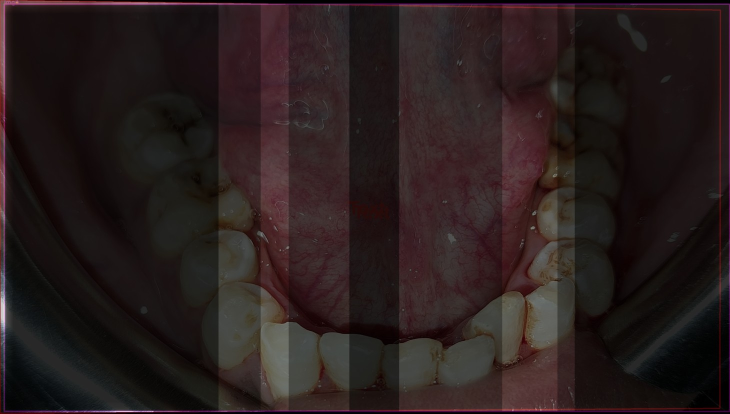
#> input picture 0311-imgsconjec/a1e12dc6793f99745e9a6b39d0b24aacaa1dc7c5e3e2c8f260f9e05f.jpg, 1460 x 827 px (shown at 1/2 size)
$ python -i preprocess.py   (imports and definitions only)
#> lines starting #> are read from the running program, lines starting #| are printed output that depends on the picture; after the words box and inside, x2 and y2 are one past the last pixel; in counts of white or black regions, pixels touching at a corner belong together
from __future__ import annotations

import json
from dataclasses import dataclass
from typing import Any, Optional

import cv2
import numpy as np


@dataclass
class Prepared3DAsset:
    bgr_image: np.ndarray
    bgra_image: np.ndarray
    mask: np.ndarray
    source_bbox: tuple[int, int, int, int]
    placed_bbox: tuple[int, int, int, int]
    metadata: dict[str, Any]

    def png_bytes(self, transparent: bool = False) -> bytes:
        image = self.bgra_image if transparent else self.bgr_image
        ext = ".png"
        success, encoded = cv2.imencode(ext, image)
        if not success:
            raise ValueError("Failed to encode prepared 3D asset as PNG.")
        return encoded.tobytes()

    def metadata_bytes(self) -> bytes:
        return json.dumps(self.metadata, ensure_ascii=False, indent=2).encode("utf-8")


def derive_mask_from_image(image: np.ndarray) -> np.ndarray:
    if image.ndim == 2:
        binary = image > 0
    else:
        binary = np.any(image > 0, axis=2)
    return (binary.astype(np.uint8) * 255)


def prepare_image_for_hunyuan3d(
    image: np.ndarray,
    mask: Optional[np.ndarray] = None,
    target_size: int = 512,
    padding_ratio: float = 0.12,
    keep_largest_component: bool = True,
    white_background: bool = True,
) -> Prepared3DAsset:
    if image is None or image.size == 0:
        raise ValueError("Input image is empty.")

    normalized_mask = _normalize_mask(mask, image.shape[:2])
    if normalized_mask is None or cv2.countNonZero(normalized_mask) == 0:
        normalized_mask = derive_mask_from_image(image)

    if keep_largest_component:
        normalized_mask = _keep_largest_component(normalized_mask)

    if cv2.countNonZero(normalized_mask) == 0:
        raise ValueError("Prepared 3D mask is empty after cleanup.")

    source_bbox = _compute_bbox(normalized_mask)
    padded_bbox = _pad_bbox(source_bbox, image.shape[:2], padding_ratio)

    x0, y0, x1, y1 = padded_bbox
    cropped_image = image[y0:y1, x0:x1]
    cropped_mask = normalized_mask[y0:y1, x0:x1]

    canvas_bgr, canvas_bgra, canvas_mask, placed_bbox = _place_on_square_canvas(
        cropped_image,
        cropped_mask,
        target_size=target_size,
        white_background=white_background,
    )

    source_pixels = int(cv2.countNonZero(normalized_mask))
    prepared_pixels = int(cv2.countNonZero(canvas_mask))
    metadata = {
        "source_shape": [int(image.shape[0]), int(image.shape[1])],
        "target_size": int(target_size),
        "padding_ratio": float(padding_ratio),
        "source_bbox_xyxy": list(map(int, padded_bbox)),
        "placed_bbox_xyxy": list(map(int, placed_bbox)),
        "source_mask_pixels": source_pixels,
        "prepared_mask_pixels": prepared_pixels,
        "source_mask_coverage": float(source_pixels / normalized_mask.size),
        "prepared_mask_coverage": float(prepared_pixels / canvas_mask.size),
        "keep_largest_component": bool(keep_largest_component),
        "background_mode": "white" if white_background else "transparent_only",
    }

    return Prepared3DAsset(
        bgr_image=canvas_bgr,
        bgra_image=canvas_bgra,
        mask=canvas_mask,
        source_bbox=padded_bbox,
        placed_bbox=placed_bbox,
        metadata=metadata,
    )


def _normalize_mask(mask: Optional[np.ndarray], target_shape: tuple[int, int]) -> Optional[np.ndarray]:
    if mask is None:
        return None
    mask_np = np.asarray(mask)
    if mask_np.ndim == 3:
        mask_np = mask_np[:, :, 0]
    if mask_np.shape[:2] != target_shape:
        mask_np = cv2.resize(mask_np, (target_shape[1], target_shape[0]), interpolation=cv2.INTER_NEAREST)
    if mask_np.dtype != np.uint8:
        mask_np = np.clip(mask_np, 0, 255).astype(np.uint8)
    _, mask_bin = cv2.threshold(mask_np, 127, 255, cv2.THRESH_BINARY)
    return mask_bin


def _keep_largest_component(mask: np.ndarray) -> np.ndarray:
    num_labels, labels, stats, _ = cv2.connectedComponentsWithStats(mask, connectivity=8)
    if num_labels <= 1:
        return mask

    largest_label = 1 + int(np.argmax(stats[1:, cv2.CC_STAT_AREA]))
    cleaned = np.zeros_like(mask)
    cleaned[labels == largest_label] = 255
    return cleaned


def _compute_bbox(mask: np.ndarray) -> tuple[int, int, int, int]:
    ys, xs = np.where(mask > 0)
    if len(xs) == 0 or len(ys) == 0:
        return (0, 0, mask.shape[1], mask.shape[0])
    return (int(xs.min()), int(ys.min()), int(xs.max()) + 1, int(ys.max()) + 1)


def _pad_bbox(
    bbox: tuple[int, int, int, int],
    image_shape: tuple[int, int],
    padding_ratio: float,
) -> tuple[int, int, int, int]:
    x0, y0, x1, y1 = bbox
    height, width = image_shape
    box_w = max(x1 - x0, 1)
    box_h = max(y1 - y0, 1)
    pad = int(round(max(box_w, box_h) * padding_ratio))

    x0 = max(0, x0 - pad)
    y0 = max(0, y0 - pad)
    x1 = min(width, x1 + pad)
    y1 = min(height, y1 + pad)
    return (x0, y0, x1, y1)


def _place_on_square_canvas(
    image: np.ndarray,
    mask: np.ndarray,
    target_size: int,
    white_background: bool,
) -> tuple[np.ndarray, np.ndarray, np.ndarray, tuple[int, int, int, int]]:
    crop_h, crop_w = image.shape[:2]
    max_dim = max(crop_h, crop_w, 1)
    content_scale = (target_size * 0.86) / max_dim
    content_scale = min(content_scale, 1.0) if max_dim <= target_size else content_scale

    resized_w = max(1, int(round(crop_w * content_scale)))
    resized_h = max(1, int(round(crop_h * content_scale)))

    resized_image = cv2.resize(image, (resized_w, resized_h), interpolation=cv2.INTER_AREA)
    resized_mask = cv2.resize(mask, (resized_w, resized_h), interpolation=cv2.INTER_NEAREST)

    if white_background:
        canvas_bgr = np.full((target_size, target_size, 3), 255, dtype=np.uint8)
    else:
        canvas_bgr = np.zeros((target_size, target_size, 3), dtype=np.uint8)
    canvas_bgra = np.zeros((target_size, target_size, 4), dtype=np.uint8)
    canvas_mask = np.zeros((target_size, target_size), dtype=np.uint8)

    y0 = (target_size - resized_h) // 2
    x0 = (target_size - resized_w) // 2
    y1 = y0 + resized_h
    x1 = x0 + resized_w

    fg_mask = resized_mask > 0
    canvas_mask[y0:y1, x0:x1] = resized_mask

    target_region = canvas_bgr[y0:y1, x0:x1]
    target_region[fg_mask] = resized_image[fg_mask]
    canvas_bgr[y0:y1, x0:x1] = target_region

    alpha = resized_mask.copy()
    rgba_region = np.dstack([resized_image, alpha])
    canvas_bgra[y0:y1, x0:x1] = rgba_region

    return canvas_bgr, canvas_bgra, canvas_mask, (x0, y0, x1, y1)

>>> import cv2
>>> picture = cv2.imread('../../../0311-imgsconjec/a1e12dc6793f99745e9a6b39d0b24aacaa1dc7c5e3e2c8f260f9e05f.jpg')
#> picture is the input picture: shape (827, 1460, 3); mean B, G, R 29.1, 29.3, 40.5
>>> result = prepare_image_for_hunyuan3d(picture)
#> in derive_mask_from_image, `binary = np.any(image > 0, axis=2)`:
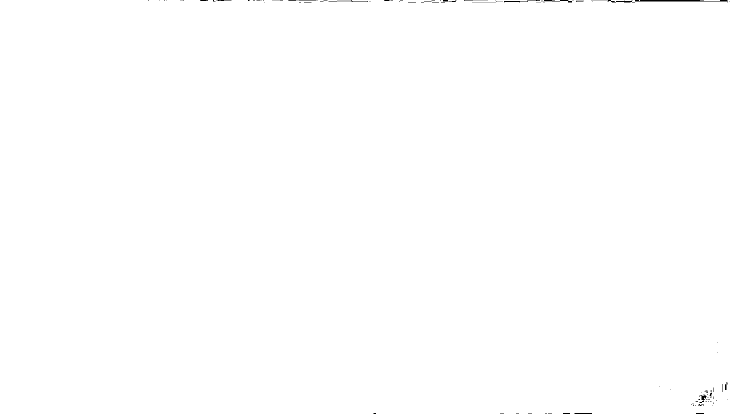
#> binary: shape (827, 1460) bool (shown at 1/2 size); 99.9% white; black in thin lines or dots, all inside (x1, y1, x2, y2) = (296, 0, 1459, 827)
#> in _keep_largest_component, `num_labels, labels, stats, _ = cv2.connectedComponentsWithStats(mask, ..`:
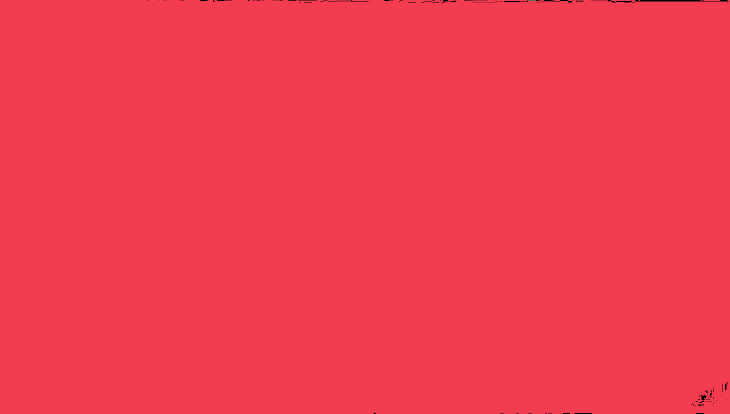
#> labels: shape (827, 1460) int32 (shown at 1/2 size); 4 distinct labels, from 0 to 3; one colour per label, 0 black
#> in _keep_largest_component, `num_labels, labels, stats, _ = cv2.connectedComponentsWithStats(mask, ..`: num_labels = 4; stats = [[296, 0, 1163, 827, 1809], [0, 0, 1460, 827, 1205594], [413, 0, 1, 1, 1], [1056, 0, 16, 1, 16]]
#> in _keep_largest_component, `largest_label = 1 + int(np.argmax(stats[1:, cv2.CC_STAT_AREA]))`: largest_label = 1
#> in prepare_image_for_hunyuan3d, `normalized_mask = _keep_largest_component(normalized_mask)`: normalized_mask: shape (827, 1460); 99.8% white; 198 black regions (181 under 20 px), largest, box (x1, y1, x2, y2) and area: (1215, 0, 1456, 5) 310, (1280, 0, 1408, 2) 248, (1008, 0, 1080, 5) 130
#> in prepare_image_for_hunyuan3d, `source_bbox = _compute_bbox(normalized_mask)`: source_bbox = (0, 0, 1460, 827)
#> in _pad_bbox, `x0, y0, x1, y1 = bbox`: x0 = 0; x1 = 1460; y1 = 827
#> in _pad_bbox, `box_w = max(x1 - x0, 1)`: box_w = 1460
#> in _pad_bbox, `box_h = max(y1 - y0, 1)`: box_h = 827
#> in _pad_bbox, `pad = int(round(max(box_w, box_h) * padding_ratio))`: pad = 175
#> in prepare_image_for_hunyuan3d, `padded_bbox = _pad_bbox(source_bbox, image.shape[:2], padding_ratio)`: padded_bbox = (0, 0, 1460, 827)
#> in prepare_image_for_hunyuan3d, `x0, y0, x1, y1 = padded_bbox`: x0 = 0; x1 = 1460; y1 = 827
#> in _place_on_square_canvas, `resized_image = cv2.resize(image, (resized_w, resized_h), interpolatio..`:
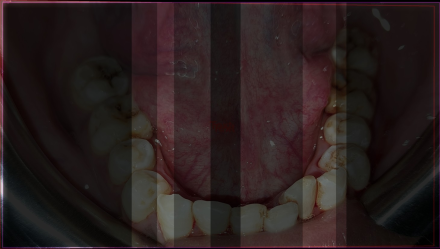
#> resized_image: shape (249, 440, 3); mean B, G, R 29.1, 29.3, 40.5
#> in _place_on_square_canvas, `resized_mask = cv2.resize(mask, (resized_w, resized_h), interpolation=..`:
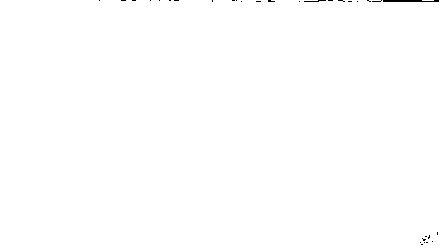
#> resized_mask: shape (249, 440); 99.8% white; 31 black regions (29 under 20 px), largest, box (x1, y1, x2, y2) and area: (383, 0, 439, 2) 100, (304, 0, 326, 2) 23
#> in _place_on_square_canvas, `canvas_mask[y0:y1, x0:x1] = resized_mask`:
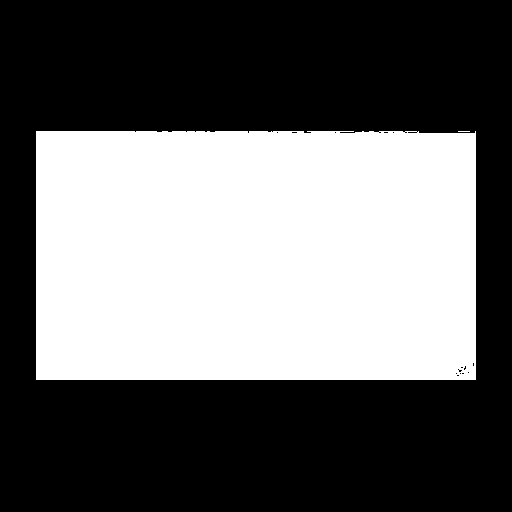
#> canvas_mask: shape (512, 512); 41.7% white; 2 white regions (1 under 20 px), largest, box (x1, y1, x2, y2) and area: (36, 131, 476, 380) 109329
#> in _place_on_square_canvas, `canvas_bgr[y0:y1, x0:x1] = target_region`:
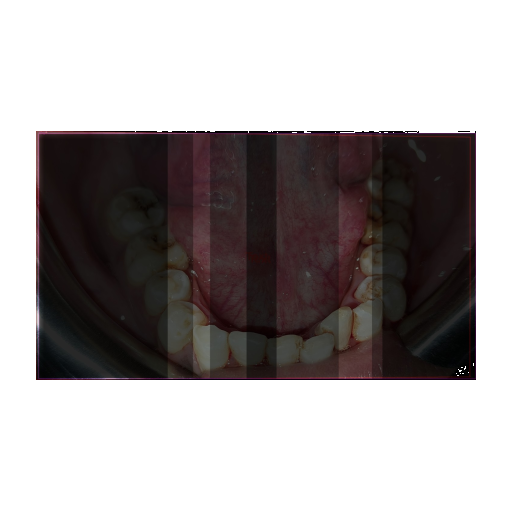
#> canvas_bgr: shape (512, 512, 3); mean B, G, R 160.8, 160.9, 165.6
#> in _place_on_square_canvas, `canvas_bgra[y0:y1, x0:x1] = rgba_region`:
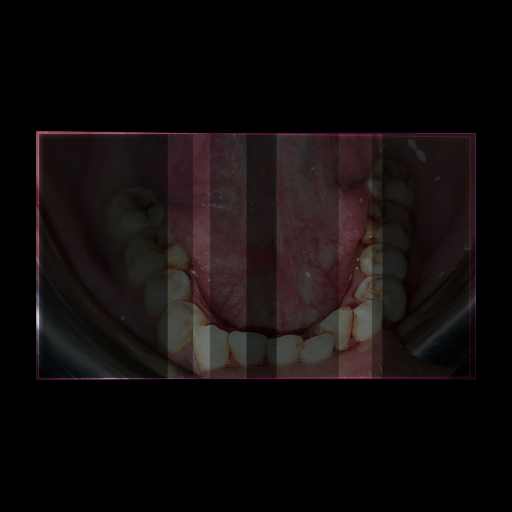
#> canvas_bgra: shape (512, 512, 4); mean B, G, R, A 12.2, 12.2, 16.9, 106.4
#> in prepare_image_for_hunyuan3d, `canvas_bgr, canvas_bgra, canvas_mask, placed_bbox = _place_on_square_c..`: placed_bbox = (36, 131, 476, 380)
#> in prepare_image_for_hunyuan3d, `source_pixels = int(cv2.countNonZero(normalized_mask))`: source_pixels = 1205594
#> in prepare_image_for_hunyuan3d, `prepared_pixels = int(cv2.countNonZero(canvas_mask))`: prepared_pixels = 109341
